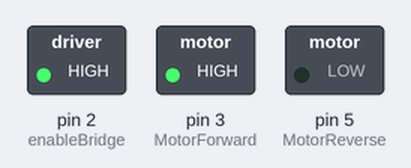
Simulated run of this sketch. Board: Arduino Uno, built with avr-gcc and run on an emulated ATmega328P. On the bench: switched loads named in the sketch (green lamp = pin HIGH).

Above: at 1.0 s.
At 3.5 s:
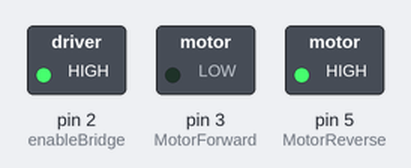
At 5.5 s:
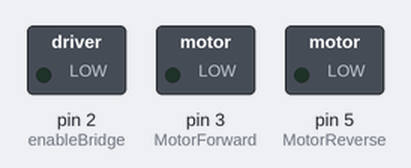
Timing chart, 0 to 7.8 s (numbered marks = the images above):
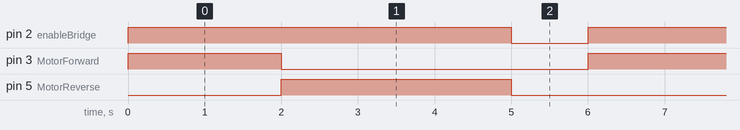

Measured:
- by itself, pin 2 (enableBridge): alternates HIGH for 5.0 s and LOW for 1.0 s
- by itself, pin 3 (MotorForward): alternates HIGH for 2.0 s and LOW for 4.0 s
- by itself, pin 5 (MotorReverse): alternates HIGH for 3.0 s and LOW for 3.0 s

The sketch:

pilotage_motor.ino
```cpp
// Constants
const int enableBridge = 2;
const int MotorForward = 3;
const int MotorReverse = 5;

// Variables
int Power = 255; //Vitesse du moteur entre 0 et 255

void setup(){
  dcBegin();
}

void loop(){
  dcForward(Power);
  delay(2000);

  dcReverse(Power);
  delay(3000);

  dcStop();
  delay(1000);
}

void dcBegin(){
  // Initialise les pines utilisées pour le moteur
  pinMode(MotorForward,OUTPUT);
  pinMode(MotorReverse,OUTPUT);
  pinMode(enableBridge,OUTPUT);
  }

void dcForward(int P){
  digitalWrite(enableBridge,HIGH); // Active pont en H
  // Tourne dans le sens Forward à la vitesse spécifiée par P
  analogWrite(MotorForward,P);
  analogWrite(MotorReverse,0);
}

void dcReverse(int P){
  digitalWrite(enableBridge,HIGH); // Active pont en H
  // Tourne dans le sens Reverse à la vitesse spécifiée par P
  analogWrite(MotorForward,0);
  analogWrite(MotorReverse,P);
}

void dcStop(){
  // Arrête le moteur et désactive le pont en H
  analogWrite(MotorForward,0);
  analogWrite(MotorReverse,0);
  digitalWrite(enableBridge,LOW);
}
```
